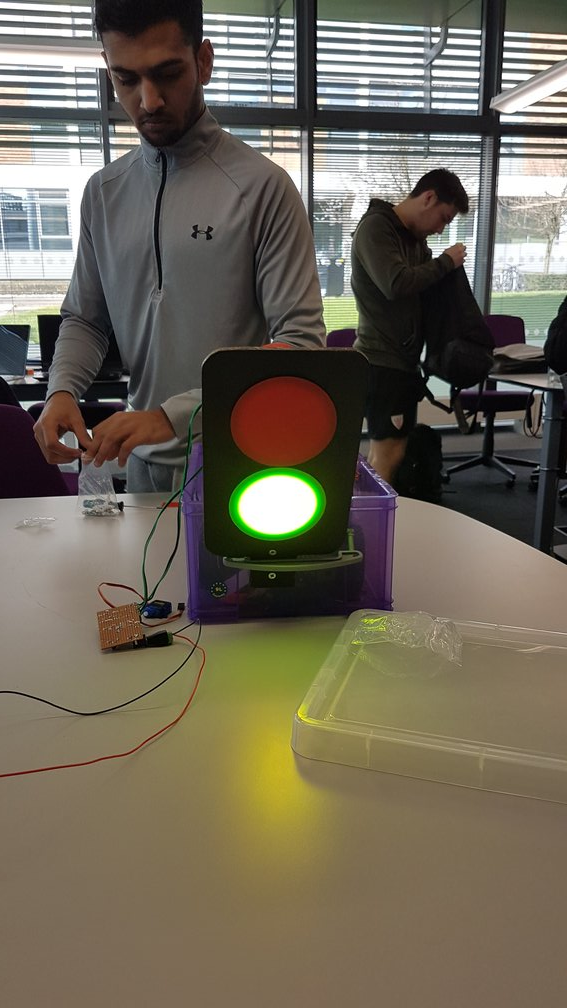
//> input picture sessions 6&7/pi/stop light/green_light.jpg, 567 x 1008 px, given in place of the camera
$ ./lights   (built with g++ and OpenCV 4)
//> lines starting //> are read from the running program, lines starting //| are printed output that depends on the picture; after the words box and inside, x2 and y2 are one past the last pixel; in counts of white or black regions, pixels touching at a corner belong together
#include "opencv2/core.hpp"
#include "opencv2/imgproc.hpp"
#include "opencv2/highgui.hpp"
#include "opencv2/videoio.hpp"

#include <sys/types.h>
#include <dirent.h>
#include <errno.h>
#include <vector>
#include <string>
#include <iostream>


using namespace cv;
using namespace std;


Mat get_img(Mat img, int hue);

int numPixels(Mat img,int low_hue,int high_hue,int low_sat,int high_sat,int low_val,int high_val);


Mat transformPerspective(std::vector<Point> boundingContour, Mat frame, int x_size, int y_size);
Point findContourCentre(std::vector<cv::Point> contour);
float compareImages(Mat cameraImage, Mat librarySymbol);

void drawText(Mat & image, String text);

int main(int argc, char** argv )
{

    cout << "Built with OpenCV " << CV_VERSION << endl;
    Mat image;
    VideoCapture capture;
    capture.open(0);
    if(capture.isOpened())
    {
        cout << "Capture is opened" << endl;
        for(;;)
        {
            capture >> image;
//> image is the input picture: 1008 rows x 567 cols, CV_8UC3; mean B, G, R 88.6, 104.2, 111.5
            if(image.empty()){
                break;
            }
            Mat green_light =  get_img(image , 60);
            Mat red_light = get_img(image, 170);

            int green_bright = numPixels(green_light, 0, 180, 0, 255, 200, 255);
            int red_bright = numPixels(red_light, 0, 180, 0, 255, 200, 255);

            if (green_bright > red_bright)
            {
                drawText(image,"GREEN");
            }else if (green_bright < red_bright)
            {
                drawText(image,"RED");
            }else
            {
                drawText(image,"NEITHER");
            }

            imshow("Display Image", image);

            if(waitKey(10) >= 0)
                break;
        }
    }
    else
    {
        cout << "No capture" << endl;
        image = Mat::zeros(480, 640, CV_8UC1);
        drawText(image,"hello");
        imshow("Sample", image);
        waitKey(0);
    }

    return 0;
}


Mat get_img(Mat img, int hue )
{
//> called with hue = 60

    cv::Size img_sz = img.size();
//> img_sz = Size(567, 1008)
    int imageWidth = img_sz.width;
//> imageWidth = 567
    int imageHeight = img_sz.height;
//> imageHeight = 1008

    //printf("@get_image: image: height: %d\t width: %d\n",imageWidth,imageHeight);

    int upper_hue = (hue - 20), lower_hue = (hue + 20);

    Mat imgHSV;       // Convert the frame to HSV and apply the limits
    cvtColor(img, imgHSV, COLOR_BGR2HSV);
//> imgHSV: 1008 rows x 567 cols, CV_8UC3; mean H, S, V 44.2, 69.4, 114.6
    inRange(imgHSV, Scalar(upper_hue, 130, 90), Scalar(lower_hue, 255, 255), imgHSV);
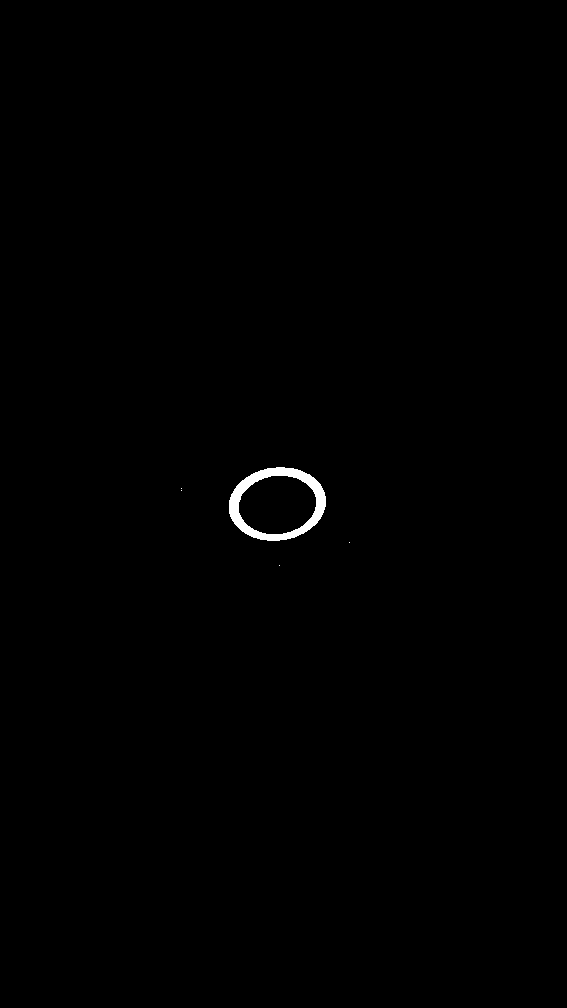
//> imgHSV: 1008 rows x 567 cols, CV_8UC1; 0.37% white; 5 white regions (4 under 20 px), largest, box (x1, y1, x2, y2) and area: (229, 467, 326, 541) 2103

    //imshow("green cam",imgHSV);

    Mat imgSmooth;

    Mat kernel=cv::getStructuringElement(MORPH_ELLIPSE,Size(5,5));
    cv::morphologyEx(imgHSV,imgSmooth,MORPH_CLOSE,kernel);
//> imgSmooth: 1008 rows x 567 cols, CV_8UC1; 0.37% white; 4 white regions (3 under 20 px)

    //imshow("smooth cam",imgSmooth);

    std::vector<std::vector<cv::Point>>contours;// Variable for list of contours
    std::vector<Vec4i>hierarchy;// Variable for image topology data
    cv::findContours(imgSmooth,contours,hierarchy,RETR_EXTERNAL,CHAIN_APPROX_SIMPLE,Point(0,0));// Calculate the contours and store them
//> contours = 4 contours, 3 with area under 20; largest, box (x1, y1, x2, y2) and area: (229, 467, 326, 541) 5497

    if (contours.size() < 1){
        Mat symb = Mat::zeros(240, 320, CV_8UC3);
        return symb;
    }


    for(int i =0;i < contours.size();i++)// Loop through the contours
    {
        drawContours(img,contours,i,Scalar(0,0,255),2,LINE_8,noArray(),0,Point());// Draw each in red
    }
//> this loop made 4 passes
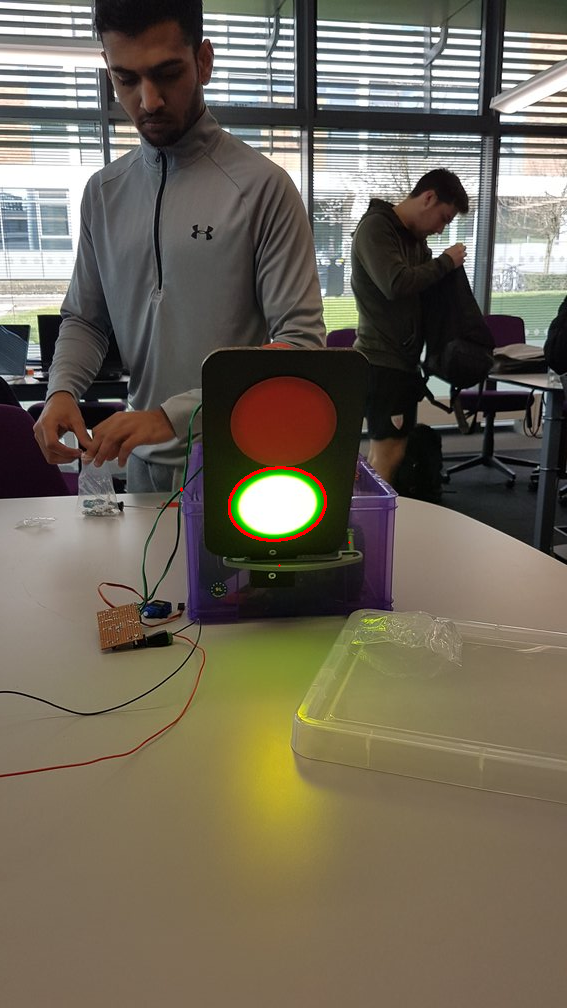
//> img: 1008 rows x 567 cols, CV_8UC3; 0.16% of pixels changed, all inside (x1, y1, x2, y2) = (180, 466, 351, 567)

    int max_area =0, max_index = 0,area =0;


    for(int i =0;i <contours.size();i++)// Loop through the contours
    {
        area = contourArea(contours[i]);
        if (area > max_area){
            max_area = area;
            max_index = i;
        }
    }
//> this loop made 4 passes
//> (area, max_area) on pass 4: (5497, 5497)
//> after the loop, max_area = 5497; max_index = 3

    Rect boundRect;

    boundRect = boundingRect( contours[max_index] );
//> boundRect = Rect(229, 467, 97, 74)


    Mat image_roi = img(boundRect);
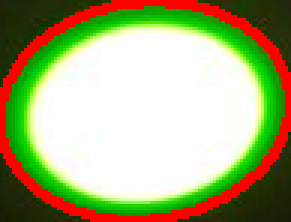
//> image_roi: 74 rows x 97 cols, CV_8UC3 (shown 3 times larger); mean B, G, R 124.4, 173.9, 168.7
//> call 2 of get_img, with hue = 170
//> in get_img (call 2), `cvtColor(img, imgHSV, COLOR_BGR2HSV);`: imgHSV: 1008 rows x 567 cols, CV_8UC3; mean H, S, V 44.2, 69.4, 114.9
//> in get_img (call 2), `inRange(imgHSV, Scalar(upper_hue, 130, 90), Scalar(lower_hue, 255, 255..`:
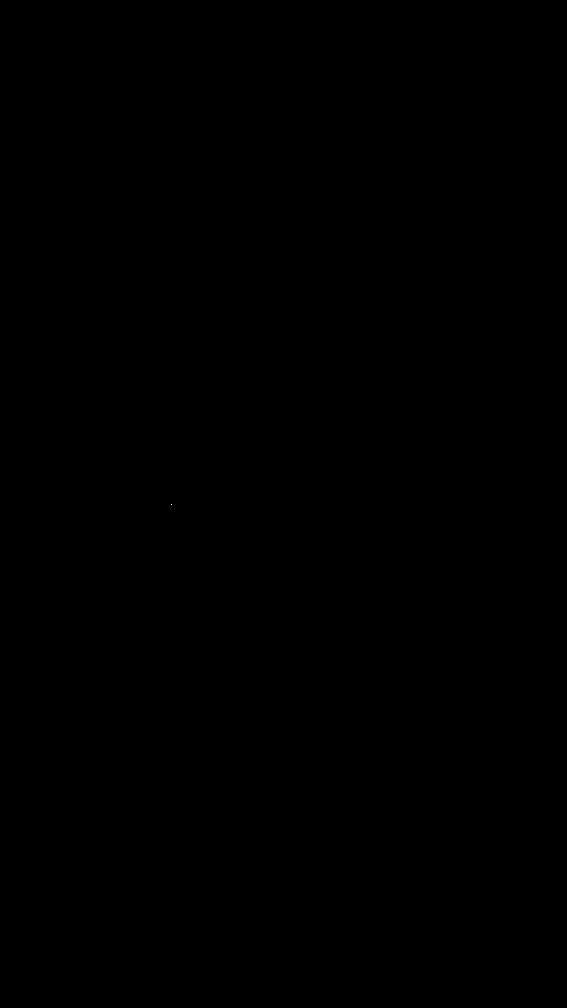
//> imgHSV: 1008 rows x 567 cols, CV_8UC1; 0% white in thin lines or dots, all inside (x1, y1, x2, y2) = (171, 504, 172, 505)
//> in get_img (call 2), `cv::findContours(imgSmooth,contours,hierarchy,RETR_EXTERNAL,CHAIN_APPR..`: contours = 1 contour, all with area under 20
//> the loop in get_img (call 2), `for(int i =0;i < contours.size();i++)` made 1 pass
//> after the loop in get_img (call 2), `for(int i =0;i < contours.size();i++)`: img: 1008 rows x 567 cols, CV_8UC3; 5 pixels changed, all inside (x1, y1, x2, y2) = (170, 503, 173, 506)
//> the loop in get_img (call 2), `for(int i =0;i <contours.size();i++)` made 1 pass
//> area on pass 1: 0
//> after the loop in get_img (call 2), `for(int i =0;i <contours.size();i++)`: max_area = 0
//> in get_img (call 2), `boundRect = boundingRect( contours[max_index] );`: boundRect = Rect(171, 504, 1, 1)
//> in get_img (call 2), `Mat image_roi = img(boundRect);`: image_roi = [[0, 0, 255]]


    return image_roi;

}

// [116 lines left out: functions transformPerspective, findContourCentre, compareImages, not called in this run]

int numPixels(Mat img,int low_hue,int high_hue,int low_sat,int high_sat,int low_val,int high_val)
{
//> called with low_hue = 0, high_hue = 180, low_sat = 0, high_sat = 255, low_val = 200, high_val = 255

    Mat frameHSV;       // Convert the frame to HSV and apply the limits
    cvtColor(img, frameHSV, COLOR_BGR2HSV);
//> frameHSV: 74 rows x 97 cols, CV_8UC3; mean H, S, V 35.2, 125.1, 204.7
    inRange(frameHSV, Scalar(low_hue, low_sat, low_val), Scalar(high_hue, high_sat, high_val), frameHSV);
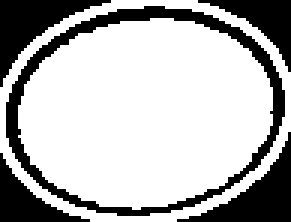
//> frameHSV: 74 rows x 97 cols, CV_8UC1 (shown 3 times larger); 70.9% white; 5 black regions, box (x1, y1, x2, y2) and area: (2, 2, 95, 72) 821, (59, 44, 97, 74) 383, (0, 0, 37, 29) 374, (66, 0, 97, 24) 260, (0, 51, 30, 74) 251

    int pixels = 0;

    pixels = countNonZero(frameHSV);
//> pixels = 5089
//> in main, `int red_bright = numPixels(red_light, 0, 180, 0, 255, 200, 255);`: red_bright = 1

    return pixels;

}

void drawText(Mat & image, String text)
{
//> called with text = "GREEN"
    putText(image, text,
            Point(20, 50),
            FONT_HERSHEY_COMPLEX, 1, // font face and scale
            Scalar(0, 0, 0), // white
            1, LINE_AA); // line thickness and type
    putText(image, text,
            Point(20, 100),
            FONT_HERSHEY_COMPLEX, 1, // font face and scale
            Scalar(255, 255, 255), // white
            1, LINE_AA); // line thickness and type
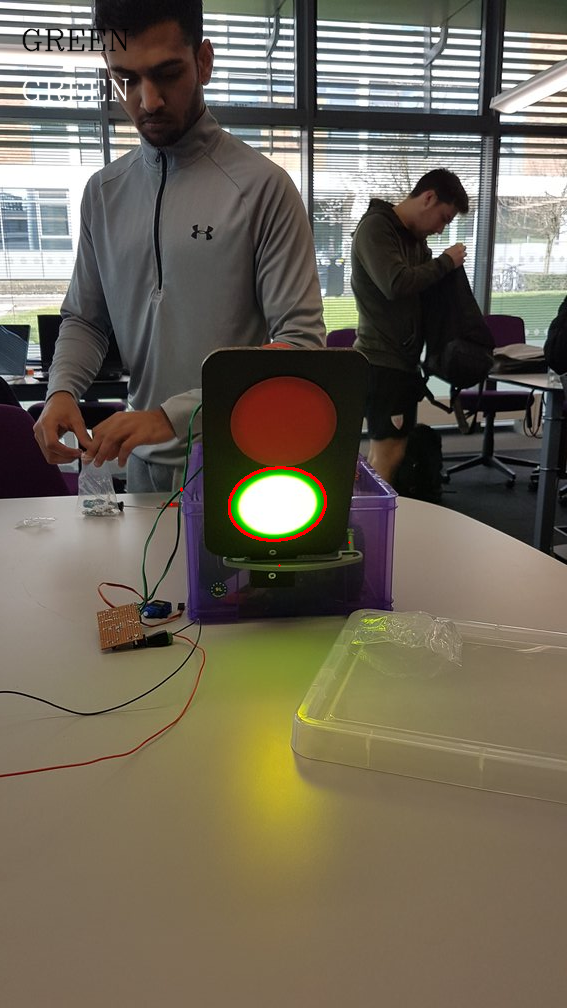
//> image: 1008 rows x 567 cols, CV_8UC3; mean B, G, R 88.6, 104, 111.8
//> the Esc key is pressed
}
